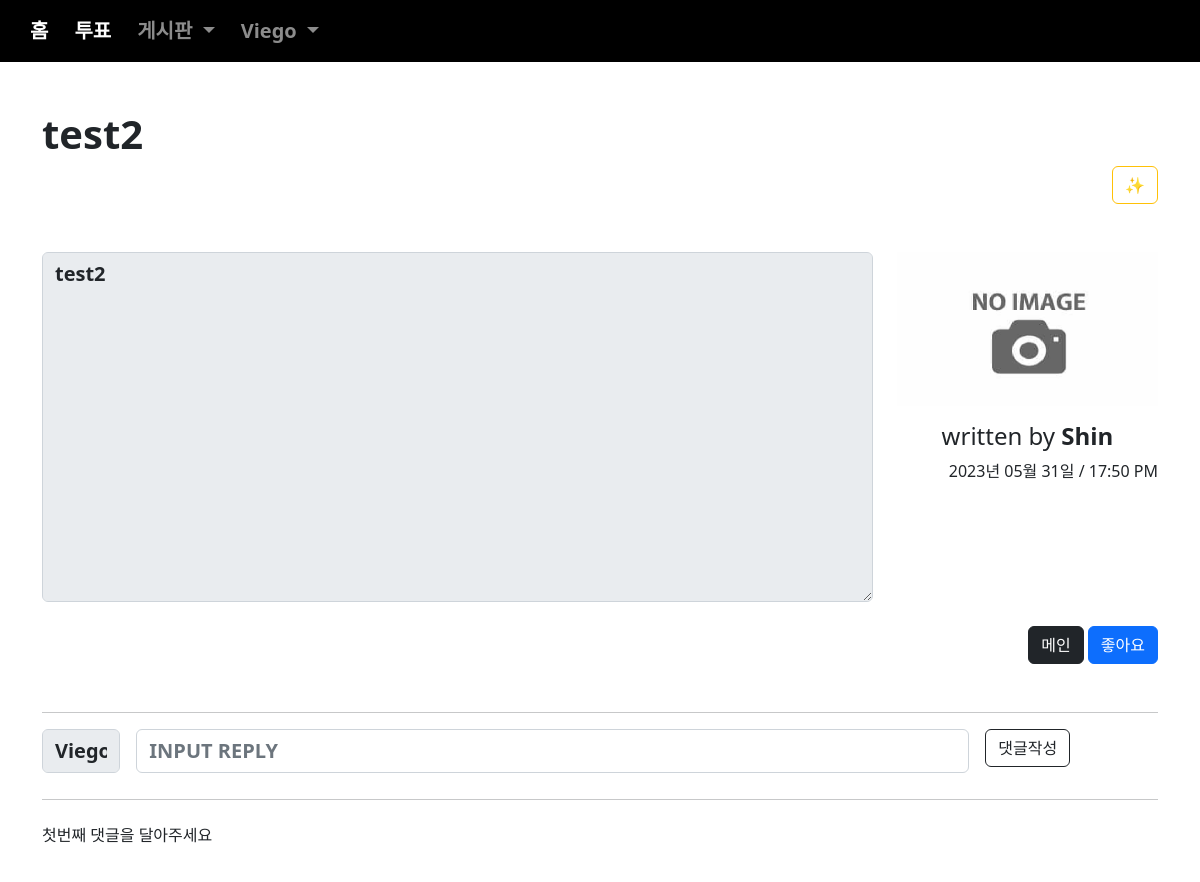
The app's page /board/detail/35 (signed in) with its own data.
### acc/models.py (models this page shows)
class User(AbstractUser):
    comment = models.TextField(blank=True)
    age = models.IntegerField(default=0)
    point = models.IntegerField(default=0)
    pic = models.ImageField(upload_to="user/%y")
    def getpic(self):
        if self.pic:
            return self.pic.url
        return "/media/noimage.png"

### board/models.py (models this page shows, shortened)
class Board(models.Model):
    subject = models.CharField(max_length=100)
    writer = models.ForeignKey(User, on_delete=models.CASCADE, related_name="writer")
    content = models.TextField()
    pubdate = models.DateTimeField(default=timezone.now) # timezone.now : 현재 시간을 알려주는 함수 # DateTimeField() : 시간을 저장할 수 있는 필드
    likey = models.ManyToManyField(User, blank=True, related_name="likey") # N:N 관계, 나중에 다룰 예정

### board/views.py (the view)
# urls.py: path('detail/<bpk>', views.detail, name="detail"),
def detail(request, bpk):
    if request.user.is_anonymous:
        messages.error(request, "해당 게시글은 회원만 볼 수 있습니다")
        return redirect("acc:login")
    b = Board.objects.get(id=bpk)
    r = b.reply_set.all()
    context = {
        "b" : b,
        "rset" : r
    }
    return render(request, "board/detail.html", context)

### templates/board/detail.html (shortened to what this page needs)
{% extends 'base.html' %}
{% block con %}
    <h1><b>{{ b.subject }}</b></h1>
    <div class="text-end">
        <button type="button" class="btn btn-outline-warning" data-bs-toggle="modal" data-bs-target="#post">
            ✨
        </button>
    </div>
    <div class="row mt-5">
        <div class="col-sm-9">
            <textarea class="form-control" style="height: 350px;" disabled>{{ b.content }}</textarea>
        </div>
        <div class="col-sm-3">
            <img src="{{ b.writer.getpic }}" width="100%">
            <div class="text-center mt-3">
                <h4>written by <b>{{ b.writer }}</b></h4>
            </div>
            <div class="text-end mt-2">
                {{ b.pubdate | date:'Y년 m월 d일 / H:i A' }}
            </div>
        </div>
    </div>
    <div class="text-end mt-4 mb-5">
        <a href="{% url 'board:index' %}" class="btn btn-dark">메인</a>
        {% if user in b.likey.all %}
            <a href="{% url 'board:unlikey' b.id %}" class="btn btn-danger">좋아요 취소</a>
        {% else %}
            <a href="{% url 'board:likey' b.id %}" class="btn btn-primary">좋아요</a>
        {% endif %}
    </div>
    <hr>
    <form class="row g-3" method="POST" action="{% url 'board:creply' b.id %}">
        <div class="col-sm-1">
            <input type="text" class="form-control" value="{{ user }}" disabled size="6">
        </div>
        <div class="col-sm-9">
            <input type="text" class="form-control" placeholder="INPUT REPLY" name="com">
        </div>
        <div class="col-sm-2">
            <button class="btn btn-outline-dark mb-3">댓글작성</button>
        </div>
    </form>
    <hr>
    {% for i in rset %}
        <div class="row mt-2">
            <div class="col-sm-1">
                <input type="text" class="form-control" value="{{ i.replyer }}" disabled>
            </div>
            <div class="col-sm-9">
                <input type="text" class="form-control" value="{{ i.comment }}" disabled style="background-color: white;">
            </div>
            {% if user == i.replyer %}
                <div class="col-sm-2">
                    <a href="{% url 'board:dreply' b.id i.id %}"><button class="btn btn-outline-danger">댓글삭제</button></a><br>
                </div>
            {% endif %}
        </div>
    {% empty %}
        <div class="mt-2">
            <input class="form-control-plaintext" type="text" value="첫번째 댓글을 달아주세요" disabled>
        </div>
    {% endfor %}
{% endblock %}

### templates/base.html (shortened to what this page needs)
<!doctype html>
<html lang="en">
    <head>
        <link href="https://cdn.jsdelivr.net/npm/bootstrap@5.2.2/dist/css/bootstrap.min.css" rel="stylesheet">
    </head>
    <body>
        {% if user.is_authenticated %}
            <nav class="navbar navbar-expand-lg navbar-dark" style="background-color: rgb(0, 0, 0);">
                <div class="container-fluid">
                    <div class="collapse navbar-collapse" id="navbarSupportedContent">
                        <ul class="navbar-nav me-auto mb-2 mb-lg-0">
                            <li class="nav-item">
                                <a class="nav-link active" aria-current="page" href="/acc/index">홈</a>
                            </li>
                            <li class="nav-item">
                                <a class="nav-link active" aria-current="page" href="{% url 'vote:index' %}">투표</a>
                            </li>
                            <li class="nav-item dropdown">
                                <a class="nav-link dropdown-toggle" href="#" role="button" data-bs-toggle="dropdown" aria-expanded="false">
                                    게시판
                                </a>
                            </li>
                            <li class="nav-item dropdown">
                                <a class="nav-link dropdown-toggle" href="#" role="button" data-bs-toggle="dropdown" aria-expanded="false">
                                    {{ user }}
                                </a>
                            </li>
                        </ul>
                    </div>
                </div>
            </nav>
        {% endif %}
        <div class="container mt-5 mb-5">
            {% block con %}
            {% endblock %}
        </div>
    </body>
</html>

### templates/base.html (style rules this page uses)
.nav-item { font-size: 20px; font-weight: bold; margin-left: 10px; }
.form-control { font-weight: bold; font-size: 20px; }

### records on screen
User: username "Viego"
Board: subject "test2", content "test2", writer "Shin", pubdate "2023년 05월 31일 / 17:50 PM"
